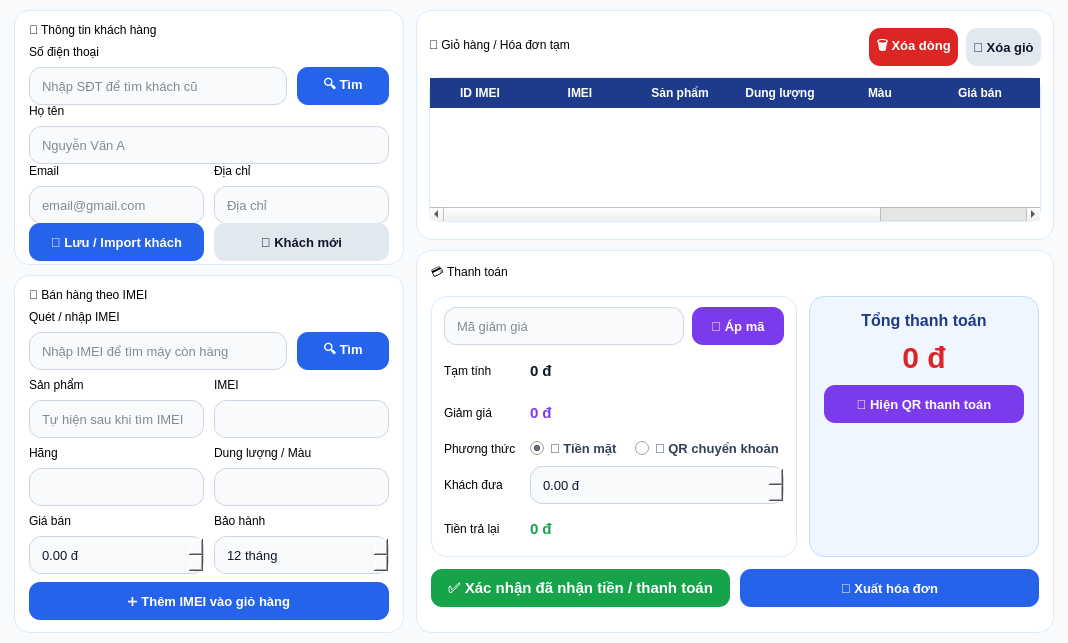
<?xml version="1.0" encoding="UTF-8"?>
<ui version="4.0">
 <class>SalesPage</class>
 <widget class="QWidget" name="SalesPage">
  <property name="geometry">
   <rect>
    <x>0</x>
    <y>0</y>
    <width>1050</width>
    <height>560</height>
   </rect>
  </property>
  <property name="styleSheet">
   <string><![CDATA[
QWidget#SalesPage {
    background-color: #f8fafc;
}

QFrame#customerPanel,
QFrame#productPanel,
QFrame#cartPanel,
QFrame#paymentPanel,
QFrame#summaryBox {
    background-color: white;
    border: 1px solid #dbeafe;
    border-radius: 16px;
}

QFrame#totalBox {
    background-color: #eff6ff;
    border: 1px solid #bfdbfe;
    border-radius: 16px;
}

QLabel.sectionTitle {
    color: #1e3a8a;
    font-size: 16px;
    font-weight: bold;
}

QLabel.formLabel {
    color: #334155;
    font-size: 12px;
    font-weight: bold;
}

QLineEdit,
QComboBox,
QDoubleSpinBox,
QSpinBox,
QTextEdit {
    background-color: #f8fafc;
    border: 1px solid #cbd5e1;
    border-radius: 12px;
    padding: 6px 10px;
    color: #0f172a;
    font-size: 13px;
}

QLineEdit:focus,
QComboBox:focus,
QDoubleSpinBox:focus,
QSpinBox:focus,
QTextEdit:focus {
    border: 2px solid #2563eb;
    background-color: white;
}

QPushButton {
    border: none;
    border-radius: 11px;
    padding: 7px;
    font-size: 13px;
    font-weight: bold;
    min-height: 24px;
}

QPushButton#btnFindCustomer,
QPushButton#btnImportCustomer,
QPushButton#btnFindImei,
QPushButton#btnAddToCart,
QPushButton#btnExportInvoice {
    background-color: #2563eb;
    color: white;
}

QPushButton#btnNewCustomer,
QPushButton#btnClearCart {
    background-color: #e2e8f0;
    color: #0f172a;
}

QPushButton#btnRemoveCartItem {
    background-color: #dc2626;
    color: white;
}

QPushButton#btnConfirmPayment {
    background-color: #16a34a;
    color: white;
    font-size: 15px;
}

QPushButton#btnApplyDiscount,
QPushButton#btnShowQr {
    background-color: #7c3aed;
    color: white;
}

QTableWidget {
    background-color: white;
    border: 1px solid #dbeafe;
    border-radius: 12px;
    gridline-color: #e2e8f0;
    color: #0f172a;
    font-size: 12px;
}

QTableWidget::item {
    padding: 5px;
}

QTableWidget::item:selected {
    background-color: #dbeafe;
    color: #0f172a;
}

QHeaderView::section {
    background-color: #1e3a8a;
    color: white;
    padding: 6px;
    border: none;
    font-weight: bold;
}

QRadioButton {
    color: #334155;
    font-size: 13px;
    font-weight: bold;
}

QLabel#lblTotalValue {
    color: #dc2626;
    font-size: 30px;
    font-weight: bold;
}

QLabel#lblSubtotalValue,
QLabel#lblDiscountValue,
QLabel#lblChangeValue {
    font-size: 15px;
    font-weight: bold;
}

QLabel#lblSubtotalValue {
    color: #0f172a;
}

QLabel#lblDiscountValue {
    color: #7c3aed;
}

QLabel#lblChangeValue {
    color: #16a34a;
}

QLabel#lblQrImage {
    background-color: transparent;
}
   ]]></string>
  </property>

  <layout class="QHBoxLayout" name="mainLayout">
   <property name="leftMargin"><number>14</number></property>
   <property name="topMargin"><number>10</number></property>
   <property name="rightMargin"><number>14</number></property>
   <property name="bottomMargin"><number>10</number></property>
   <property name="spacing"><number>12</number></property>

   <item>
    <layout class="QVBoxLayout" name="leftLayout">
     <property name="spacing"><number>10</number></property>

     <item>
      <widget class="QFrame" name="customerPanel">
       <property name="minimumSize">
        <size>
         <width>390</width>
         <height>255</height>
        </size>
       </property>
       <property name="maximumSize">
        <size>
         <width>460</width>
         <height>285</height>
        </size>
       </property>

       <layout class="QVBoxLayout" name="customerLayout">
        <property name="leftMargin"><number>14</number></property>
        <property name="topMargin"><number>12</number></property>
        <property name="rightMargin"><number>14</number></property>
        <property name="bottomMargin"><number>12</number></property>
        <property name="spacing"><number>8</number></property>

        <item>
         <widget class="QLabel" name="lblCustomerTitle">
          <property name="text"><string>👤 Thông tin khách hàng</string></property>
          <property name="class" stdset="0"><string>sectionTitle</string></property>
         </widget>
        </item>

        <item>
         <widget class="QLabel" name="lblCustomerPhone">
          <property name="text"><string>Số điện thoại</string></property>
          <property name="class" stdset="0"><string>formLabel</string></property>
         </widget>
        </item>

        <item>
         <layout class="QHBoxLayout" name="phoneLayout">
          <property name="spacing"><number>10</number></property>
          <item>
           <widget class="QLineEdit" name="txtCustomerPhone">
            <property name="minimumSize">
             <size>
              <width>0</width>
              <height>38</height>
             </size>
            </property>
            <property name="placeholderText"><string>Nhập SĐT để tìm khách cũ</string></property>
           </widget>
          </item>
          <item>
           <widget class="QPushButton" name="btnFindCustomer">
            <property name="minimumSize">
             <size>
              <width>92</width>
              <height>38</height>
             </size>
            </property>
            <property name="text"><string>🔍 Tìm</string></property>
           </widget>
          </item>
         </layout>
        </item>

        <item>
         <widget class="QLabel" name="lblCustomerName">
          <property name="text"><string>Họ tên</string></property>
          <property name="class" stdset="0"><string>formLabel</string></property>
         </widget>
        </item>

        <item>
         <widget class="QLineEdit" name="txtCustomerName">
          <property name="minimumSize">
           <size>
            <width>0</width>
            <height>38</height>
           </size>
          </property>
          <property name="placeholderText"><string>Nguyễn Văn A</string></property>
         </widget>
        </item>

        <item>
         <layout class="QHBoxLayout" name="customerExtraTitleLayout">
          <property name="spacing"><number>10</number></property>
          <item>
           <widget class="QLabel" name="lblCustomerEmail">
            <property name="text"><string>Email</string></property>
            <property name="class" stdset="0"><string>formLabel</string></property>
           </widget>
          </item>
          <item>
           <widget class="QLabel" name="lblCustomerAddress">
            <property name="text"><string>Địa chỉ</string></property>
            <property name="class" stdset="0"><string>formLabel</string></property>
           </widget>
          </item>
         </layout>
        </item>

        <item>
         <layout class="QHBoxLayout" name="customerExtraLayout">
          <property name="spacing"><number>10</number></property>
          <item>
           <widget class="QLineEdit" name="txtCustomerEmail">
            <property name="minimumSize">
             <size>
              <width>0</width>
              <height>38</height>
             </size>
            </property>
            <property name="placeholderText"><string>email@gmail.com</string></property>
           </widget>
          </item>
          <item>
           <widget class="QLineEdit" name="txtCustomerAddress">
            <property name="minimumSize">
             <size>
              <width>0</width>
              <height>38</height>
             </size>
            </property>
            <property name="placeholderText"><string>Địa chỉ</string></property>
           </widget>
          </item>
         </layout>
        </item>

        <item>
         <layout class="QHBoxLayout" name="customerButtonLayout">
          <property name="spacing"><number>10</number></property>
          <item>
           <widget class="QPushButton" name="btnImportCustomer">
            <property name="minimumSize">
             <size>
              <width>0</width>
              <height>38</height>
             </size>
            </property>
            <property name="text"><string>💾 Lưu / Import khách</string></property>
           </widget>
          </item>
          <item>
           <widget class="QPushButton" name="btnNewCustomer">
            <property name="minimumSize">
             <size>
              <width>0</width>
              <height>38</height>
             </size>
            </property>
            <property name="text"><string>🧹 Khách mới</string></property>
           </widget>
          </item>
         </layout>
        </item>

       </layout>
      </widget>
     </item>

     <item>
      <widget class="QFrame" name="productPanel">
       <property name="minimumSize">
        <size>
         <width>390</width>
         <height>0</height>
        </size>
       </property>
       <property name="maximumSize">
        <size>
         <width>460</width>
         <height>16777215</height>
        </size>
       </property>

       <layout class="QVBoxLayout" name="productLayout">
        <property name="leftMargin"><number>14</number></property>
        <property name="topMargin"><number>12</number></property>
        <property name="rightMargin"><number>14</number></property>
        <property name="bottomMargin"><number>12</number></property>
        <property name="spacing"><number>8</number></property>

        <item>
         <widget class="QLabel" name="lblProductTitle">
          <property name="text"><string>📱 Bán hàng theo IMEI</string></property>
          <property name="class" stdset="0"><string>sectionTitle</string></property>
         </widget>
        </item>

        <item>
         <widget class="QLabel" name="lblSearchImei">
          <property name="text"><string>Quét / nhập IMEI</string></property>
          <property name="class" stdset="0"><string>formLabel</string></property>
         </widget>
        </item>

        <item>
         <layout class="QHBoxLayout" name="imeiLayout">
          <property name="spacing"><number>10</number></property>
          <item>
           <widget class="QLineEdit" name="txtImeiSearch">
            <property name="minimumSize">
             <size>
              <width>0</width>
              <height>38</height>
             </size>
            </property>
            <property name="placeholderText"><string>Nhập IMEI để tìm máy còn hàng</string></property>
           </widget>
          </item>
          <item>
           <widget class="QPushButton" name="btnFindImei">
            <property name="minimumSize">
             <size>
              <width>92</width>
              <height>38</height>
             </size>
            </property>
            <property name="text"><string>🔍 Tìm</string></property>
           </widget>
          </item>
         </layout>
        </item>

        <item>
         <layout class="QHBoxLayout" name="productNameTitleLayout">
          <property name="spacing"><number>10</number></property>
          <item>
           <widget class="QLabel" name="lblProductName">
            <property name="text"><string>Sản phẩm</string></property>
            <property name="class" stdset="0"><string>formLabel</string></property>
           </widget>
          </item>
          <item>
           <widget class="QLabel" name="lblSelectedImei">
            <property name="text"><string>IMEI</string></property>
            <property name="class" stdset="0"><string>formLabel</string></property>
           </widget>
          </item>
         </layout>
        </item>

        <item>
         <layout class="QHBoxLayout" name="productNameLayout">
          <property name="spacing"><number>10</number></property>
          <item>
           <widget class="QLineEdit" name="txtProductName">
            <property name="readOnly"><bool>true</bool></property>
            <property name="minimumSize">
             <size>
              <width>0</width>
              <height>38</height>
             </size>
            </property>
            <property name="placeholderText"><string>Tự hiện sau khi tìm IMEI</string></property>
           </widget>
          </item>
          <item>
           <widget class="QLineEdit" name="txtSelectedImei">
            <property name="readOnly"><bool>true</bool></property>
            <property name="minimumSize">
             <size>
              <width>0</width>
              <height>38</height>
             </size>
            </property>
           </widget>
          </item>
         </layout>
        </item>

        <item>
         <layout class="QHBoxLayout" name="variantTitleLayout">
          <property name="spacing"><number>10</number></property>
          <item>
           <widget class="QLabel" name="lblBrand">
            <property name="text"><string>Hãng</string></property>
            <property name="class" stdset="0"><string>formLabel</string></property>
           </widget>
          </item>
          <item>
           <widget class="QLabel" name="lblVariant">
            <property name="text"><string>Dung lượng / Màu</string></property>
            <property name="class" stdset="0"><string>formLabel</string></property>
           </widget>
          </item>
         </layout>
        </item>

        <item>
         <layout class="QHBoxLayout" name="variantLayout">
          <property name="spacing"><number>10</number></property>
          <item>
           <widget class="QLineEdit" name="txtBrand">
            <property name="readOnly"><bool>true</bool></property>
            <property name="minimumSize">
             <size>
              <width>0</width>
              <height>38</height>
             </size>
            </property>
           </widget>
          </item>
          <item>
           <widget class="QLineEdit" name="txtVariantInfo">
            <property name="readOnly"><bool>true</bool></property>
            <property name="minimumSize">
             <size>
              <width>0</width>
              <height>38</height>
             </size>
            </property>
           </widget>
          </item>
         </layout>
        </item>

        <item>
         <layout class="QHBoxLayout" name="priceTitleLayout">
          <property name="spacing"><number>10</number></property>
          <item>
           <widget class="QLabel" name="lblSalePrice">
            <property name="text"><string>Giá bán</string></property>
            <property name="class" stdset="0"><string>formLabel</string></property>
           </widget>
          </item>
          <item>
           <widget class="QLabel" name="lblWarrantyMonth">
            <property name="text"><string>Bảo hành</string></property>
            <property name="class" stdset="0"><string>formLabel</string></property>
           </widget>
          </item>
         </layout>
        </item>

        <item>
         <layout class="QHBoxLayout" name="priceLayout">
          <property name="spacing"><number>10</number></property>
          <item>
           <widget class="QDoubleSpinBox" name="spinSalePrice">
            <property name="minimumSize">
             <size>
              <width>0</width>
              <height>38</height>
             </size>
            </property>
            <property name="maximum"><double>999999999.000000000000000</double></property>
            <property name="singleStep"><double>100000.000000000000000</double></property>
            <property name="suffix"><string> đ</string></property>
           </widget>
          </item>
          <item>
           <widget class="QSpinBox" name="spinWarrantyMonth">
            <property name="minimumSize">
             <size>
              <width>0</width>
              <height>38</height>
             </size>
            </property>
            <property name="minimum"><number>0</number></property>
            <property name="maximum"><number>36</number></property>
            <property name="value"><number>12</number></property>
            <property name="suffix"><string> tháng</string></property>
           </widget>
          </item>
         </layout>
        </item>

        <item>
         <widget class="QPushButton" name="btnAddToCart">
          <property name="minimumSize">
           <size>
            <width>0</width>
            <height>42</height>
           </size>
          </property>
          <property name="text"><string>➕ Thêm IMEI vào giỏ hàng</string></property>
         </widget>
        </item>

       </layout>
      </widget>
     </item>

    </layout>
   </item>

   <item>
    <layout class="QVBoxLayout" name="rightLayout">
     <property name="spacing"><number>10</number></property>

     <item>
      <widget class="QFrame" name="cartPanel">
       <property name="maximumSize">
        <size>
         <width>16777215</width>
         <height>230</height>
        </size>
       </property>

       <layout class="QVBoxLayout" name="cartLayout">
        <property name="leftMargin"><number>12</number></property>
        <property name="topMargin"><number>10</number></property>
        <property name="rightMargin"><number>12</number></property>
        <property name="bottomMargin"><number>10</number></property>
        <property name="spacing"><number>8</number></property>

        <item>
         <layout class="QHBoxLayout" name="cartTitleLayout">
          <item>
           <widget class="QLabel" name="lblCartTitle">
            <property name="text"><string>🛒 Giỏ hàng / Hóa đơn tạm</string></property>
            <property name="class" stdset="0"><string>sectionTitle</string></property>
           </widget>
          </item>
          <item>
           <spacer name="cartTitleSpacer">
            <property name="orientation"><enum>Qt::Orientation::Horizontal</enum></property>
            <property name="sizeHint" stdset="0"><size><width>40</width><height>20</height></size></property>
           </spacer>
          </item>
          <item>
           <widget class="QPushButton" name="btnRemoveCartItem">
            <property name="maximumSize"><size><width>105</width><height>34</height></size></property>
            <property name="text"><string>🗑 Xóa dòng</string></property>
           </widget>
          </item>
          <item>
           <widget class="QPushButton" name="btnClearCart">
            <property name="maximumSize"><size><width>95</width><height>34</height></size></property>
            <property name="text"><string>🧹 Xóa giỏ</string></property>
           </widget>
          </item>
         </layout>
        </item>

        <item>
         <widget class="QTableWidget" name="tableCart">
          <property name="minimumSize"><size><width>0</width><height>140</height></size></property>
          <property name="maximumSize"><size><width>16777215</width><height>145</height></size></property>
          <property name="columnCount"><number>8</number></property>
          <column><property name="text"><string>ID IMEI</string></property></column>
          <column><property name="text"><string>IMEI</string></property></column>
          <column><property name="text"><string>Sản phẩm</string></property></column>
          <column><property name="text"><string>Dung lượng</string></property></column>
          <column><property name="text"><string>Màu</string></property></column>
          <column><property name="text"><string>Giá bán</string></property></column>
          <column><property name="text"><string>Bảo hành</string></property></column>
          <column><property name="text"><string>Thành tiền</string></property></column>
         </widget>
        </item>

       </layout>
      </widget>
     </item>

     <item>
      <widget class="QFrame" name="paymentPanel">
       <property name="minimumSize">
        <size>
         <width>0</width>
         <height>335</height>
        </size>
       </property>

       <layout class="QVBoxLayout" name="paymentMainLayout">
        <property name="leftMargin"><number>14</number></property>
        <property name="topMargin"><number>12</number></property>
        <property name="rightMargin"><number>14</number></property>
        <property name="bottomMargin"><number>12</number></property>
        <property name="spacing"><number>12</number></property>

        <item>
         <widget class="QLabel" name="lblPaymentTitle">
          <property name="text"><string>💳 Thanh toán</string></property>
          <property name="class" stdset="0"><string>sectionTitle</string></property>
         </widget>
        </item>

        <item>
         <layout class="QHBoxLayout" name="paymentTopLayout">
          <property name="spacing"><number>12</number></property>

          <item>
           <widget class="QFrame" name="summaryBox">
            <layout class="QVBoxLayout" name="summaryLayout">
             <property name="leftMargin"><number>12</number></property>
             <property name="topMargin"><number>10</number></property>
             <property name="rightMargin"><number>12</number></property>
             <property name="bottomMargin"><number>10</number></property>
             <property name="spacing"><number>8</number></property>

             <item>
              <layout class="QHBoxLayout" name="discountLayout">
               <property name="spacing"><number>8</number></property>
               <item>
                <widget class="QLineEdit" name="txtDiscountCode">
                 <property name="minimumSize"><size><width>0</width><height>38</height></size></property>
                 <property name="placeholderText"><string>Mã giảm giá</string></property>
                </widget>
               </item>
               <item>
                <widget class="QPushButton" name="btnApplyDiscount">
                 <property name="minimumSize"><size><width>92</width><height>38</height></size></property>
                 <property name="text"><string>🎁 Áp mã</string></property>
                </widget>
               </item>
              </layout>
             </item>

             <item>
              <layout class="QGridLayout" name="moneyGridLayout">
               <property name="horizontalSpacing"><number>14</number></property>
               <property name="verticalSpacing"><number>7</number></property>

               <item row="0" column="0">
                <widget class="QLabel" name="lblSubtotal">
                 <property name="text"><string>Tạm tính</string></property>
                 <property name="class" stdset="0"><string>formLabel</string></property>
                </widget>
               </item>
               <item row="0" column="1">
                <widget class="QLabel" name="lblSubtotalValue">
                 <property name="text"><string>0 đ</string></property>
                </widget>
               </item>

               <item row="1" column="0">
                <widget class="QLabel" name="lblDiscount">
                 <property name="text"><string>Giảm giá</string></property>
                 <property name="class" stdset="0"><string>formLabel</string></property>
                </widget>
               </item>
               <item row="1" column="1">
                <widget class="QLabel" name="lblDiscountValue">
                 <property name="text"><string>0 đ</string></property>
                </widget>
               </item>

               <item row="2" column="0">
                <widget class="QLabel" name="lblPaymentMethod">
                 <property name="text"><string>Phương thức</string></property>
                 <property name="class" stdset="0"><string>formLabel</string></property>
                </widget>
               </item>
               <item row="2" column="1">
                <layout class="QHBoxLayout" name="paymentMethodLayout">
                 <property name="spacing"><number>12</number></property>
                 <item>
                  <widget class="QRadioButton" name="radioCash">
                   <property name="text"><string>💵 Tiền mặt</string></property>
                   <property name="checked"><bool>true</bool></property>
                  </widget>
                 </item>
                 <item>
                  <widget class="QRadioButton" name="radioQR">
                   <property name="text"><string>🏦 QR chuyển khoản</string></property>
                  </widget>
                 </item>
                </layout>
               </item>

               <item row="3" column="0">
                <widget class="QLabel" name="lblPaid">
                 <property name="text"><string>Khách đưa</string></property>
                 <property name="class" stdset="0"><string>formLabel</string></property>
                </widget>
               </item>
               <item row="3" column="1">
                <widget class="QDoubleSpinBox" name="spinCustomerPaid">
                 <property name="minimumSize"><size><width>0</width><height>38</height></size></property>
                 <property name="maximum"><double>999999999.000000000000000</double></property>
                 <property name="singleStep"><double>100000.000000000000000</double></property>
                 <property name="suffix"><string> đ</string></property>
                </widget>
               </item>

               <item row="4" column="0">
                <widget class="QLabel" name="lblChange">
                 <property name="text"><string>Tiền trả lại</string></property>
                 <property name="class" stdset="0"><string>formLabel</string></property>
                </widget>
               </item>
               <item row="4" column="1">
                <widget class="QLabel" name="lblChangeValue">
                 <property name="text"><string>0 đ</string></property>
                </widget>
               </item>

              </layout>
             </item>

            </layout>
           </widget>
          </item>

          <item>
           <widget class="QFrame" name="totalBox">
            <property name="minimumSize"><size><width>230</width><height>0</height></size></property>
            <property name="maximumSize"><size><width>280</width><height>16777215</height></size></property>
            <layout class="QVBoxLayout" name="totalBoxLayout">
             <property name="leftMargin"><number>14</number></property>
             <property name="topMargin"><number>14</number></property>
             <property name="rightMargin"><number>14</number></property>
             <property name="bottomMargin"><number>14</number></property>
             <property name="spacing"><number>10</number></property>

             <item>
              <widget class="QLabel" name="lblTotalText">
               <property name="text"><string>Tổng thanh toán</string></property>
               <property name="alignment"><set>Qt::AlignmentFlag::AlignCenter</set></property>
               <property name="styleSheet"><string>color: #1e3a8a; font-size: 16px; font-weight: bold;</string></property>
              </widget>
             </item>

             <item>
              <widget class="QLabel" name="lblTotalValue">
               <property name="text"><string>0 đ</string></property>
               <property name="alignment"><set>Qt::AlignmentFlag::AlignCenter</set></property>
              </widget>
             </item>

             <item>
              <widget class="QPushButton" name="btnShowQr">
               <property name="minimumSize"><size><width>0</width><height>40</height></size></property>
               <property name="text"><string>🏦 Hiện QR thanh toán</string></property>
              </widget>
             </item>

             <item>
              <spacer name="totalBoxSpacer">
               <property name="orientation"><enum>Qt::Orientation::Vertical</enum></property>
               <property name="sizeHint" stdset="0"><size><width>20</width><height>20</height></size></property>
              </spacer>
             </item>

            </layout>
           </widget>
          </item>

         </layout>
        </item>

        <item>
         <layout class="QHBoxLayout" name="finalButtonLayout">
          <property name="spacing"><number>10</number></property>
          <item>
           <widget class="QPushButton" name="btnConfirmPayment">
            <property name="minimumSize"><size><width>0</width><height>48</height></size></property>
            <property name="text"><string>✅ Xác nhận đã nhận tiền / thanh toán</string></property>
           </widget>
          </item>
          <item>
           <widget class="QPushButton" name="btnExportInvoice">
            <property name="minimumSize"><size><width>150</width><height>48</height></size></property>
            <property name="text"><string>🧾 Xuất hóa đơn</string></property>
           </widget>
          </item>
         </layout>
        </item>

        <item>
         <widget class="QLabel" name="lblQrImage">
          <property name="visible"><bool>false</bool></property>
          <property name="maximumSize"><size><width>1</width><height>1</height></size></property>
          <property name="text"><string></string></property>
         </widget>
        </item>

       </layout>
      </widget>
     </item>

    </layout>
   </item>

  </layout>
 </widget>
 <resources/>
 <connections/>
</ui>
